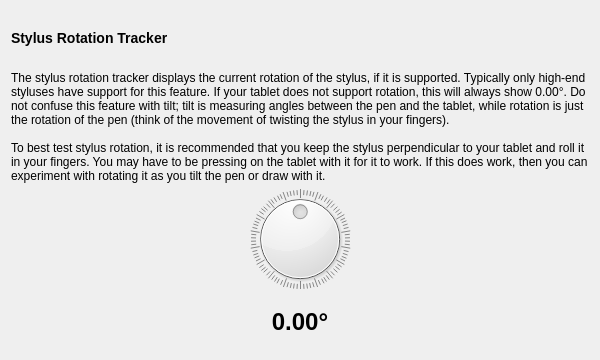
<?xml version="1.0" encoding="UTF-8"?>
<ui version="4.0">
 <class>RotationTracker</class>
 <widget class="QWidget" name="RotationTracker">
  <property name="geometry">
   <rect>
    <x>0</x>
    <y>0</y>
    <width>600</width>
    <height>360</height>
   </rect>
  </property>
  <property name="windowTitle">
   <string>Form</string>
  </property>
  <layout class="QVBoxLayout" name="verticalLayout">
   <item>
    <widget class="QLabel" name="title">
     <property name="text">
      <string>&lt;h3&gt;Stylus Rotation Tracker&lt;/h3&gt;</string>
     </property>
    </widget>
   </item>
   <item>
    <widget class="QLabel" name="description">
     <property name="text">
      <string>The stylus rotation tracker displays the current rotation of the stylus, if it is supported. Typically only high-end styluses have support for this feature. If your tablet does not support rotation, this will always show 0.00°. Do not confuse this feature with tilt; tilt is measuring angles between the pen and the tablet, while rotation is just the rotation of the pen (think of the movement of twisting the stylus in your fingers).

To best test stylus rotation, it is recommended that you keep the stylus perpendicular to your tablet and roll it in your fingers. You may have to be pressing on the tablet with it for it to work. If this does work, then you can experiment with rotating it as you tilt the pen or draw with it.</string>
     </property>
     <property name="wordWrap">
      <bool>true</bool>
     </property>
    </widget>
   </item>
   <item>
    <widget class="QDial" name="degreeDial">
     <property name="minimum">
      <number>-180</number>
     </property>
     <property name="maximum">
      <number>179</number>
     </property>
     <property name="wrapping">
      <bool>true</bool>
     </property>
     <property name="notchesVisible">
      <bool>true</bool>
     </property>
    </widget>
   </item>
   <item>
    <widget class="QLabel" name="degreeLabel">
     <property name="text">
      <string>&lt;h1&gt;0.00°&lt;/h1&gt;</string>
     </property>
     <property name="alignment">
      <set>Qt::AlignCenter</set>
     </property>
    </widget>
   </item>
  </layout>
 </widget>
 <resources/>
 <connections/>
</ui>
